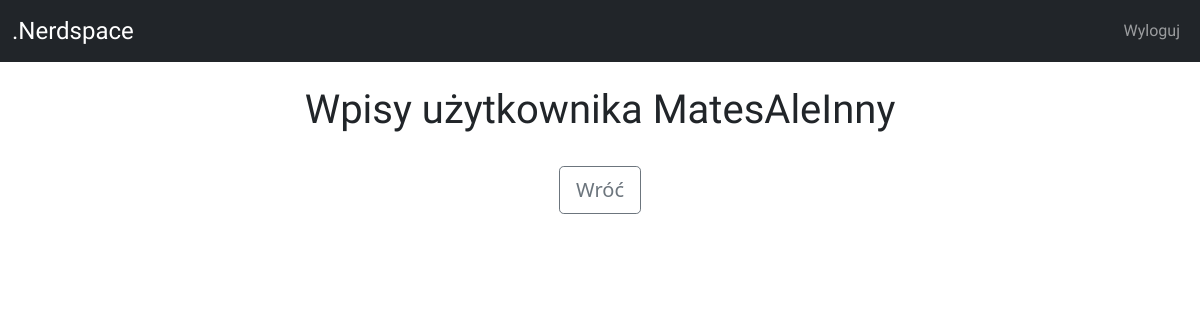
The app's page /posts/MatesAleInny (signed in), older data.
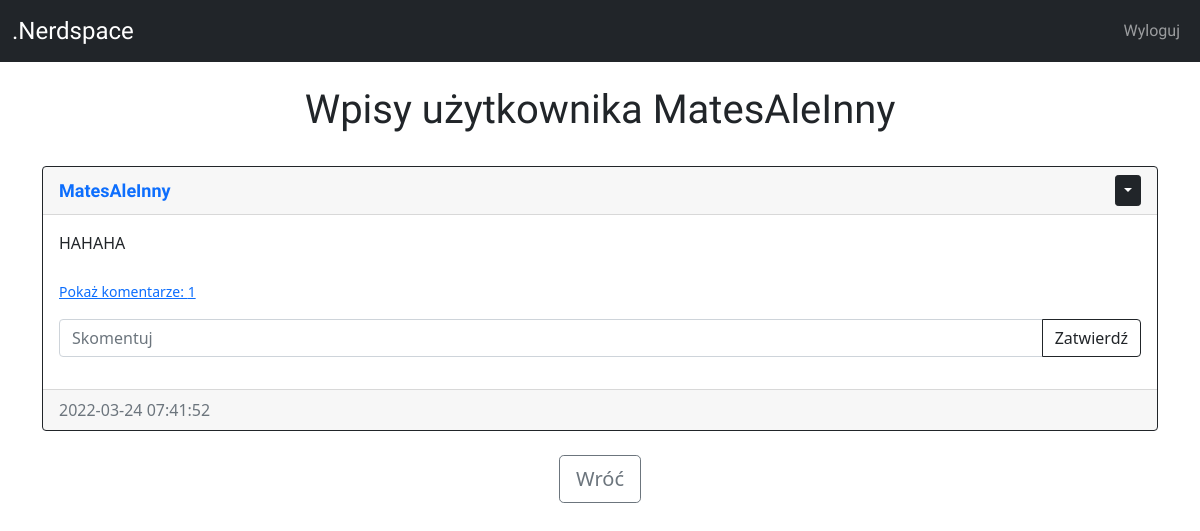
The same page, newer data.
### website/models.py (models this page shows)
class User(db.Model, UserMixin):
    id = db.Column(db.Integer, primary_key=True)
    email = db.Column(db.String(150), unique=True)
    username = db.Column(db.String(150), unique=True)
    password = db.Column(db.String(150))
    date_created = db.Column(db.DateTime(timezone=True), default=func.now())
    posts = db.relationship('Post', backref='user', passive_deletes=True)
    comments = db.relationship('Comment', backref='user', passive_deletes=True)

class Post(db.Model):
    id = db.Column(db.Integer, primary_key=True)
    text = db.Column(db.Text, nullable=False)
    date_created = db.Column(db.DateTime(timezone=True), default=func.now())
    author = db.Column(db.Integer, db.ForeignKey(
        'user.id', ondelete="CASCADE"), nullable=False)
    comments = db.relationship('Comment', backref='post', passive_deletes=True)

### website/views.py (the view)
@views.route("/posts/<username>")
@login_required
def posts(username):
    user = User.query.filter_by(username=username).first()
    if not user:
        flash('Nie istnieje użytkownik o tej nazwie.', category='error')
        return redirect(url_for('views.home'))
    posts = user.posts
    return render_template("posts.html", user=current_user, posts=posts, username=username)

### website/__init__.py (called while the page is built)
def create_app():
    app = Flask(__name__)
    app.config['SECRET_KEY'] = "helloworld"
    app.config['SQLALCHEMY_DATABASE_URI'] = f'sqlite:///{DB_NAME}'
    db.init_app(app)
    from .views import views
    from .auth import auth
    app.register_blueprint(views, url_prefix="/")
    app.register_blueprint(auth, url_prefix="/")
    from .models import User, Post, Comment
    create_database(app)
    login_manager = LoginManager()
    login_manager.login_view = "auth.login"
    login_manager.init_app(app)
    @login_manager.user_loader
    def load_user(id):
        return User.query.get(int(id))
    return app

### website/templates/posts.html (shortened to what this page needs)
{% extends "posts_div.html" %}
{% block header %} Wpisy użytkownika {{username}} {% endblock %}
{% block footer %}
    <div align="center">
      <a href="/home"
        ><button type="button" class="btn btn-lg btn-outline-secondary">Wróć</button></a
      >
    </div>
{% endblock %}

### website/templates/posts_div.html (shortened to what this page needs)
{% extends "base.html" %}
{% block content %}
    <h1 align="center" style="font-family: Ubuntu;">{% block header %}Witamy w <span style="font-family: Oswald; font-size:35px;">.Nerdspace</span>{% endblock %}</h1>
    <div id="posts">
      <br/>
      {% for post in posts %}
      <div class="card border-dark">
        <div class="card-header d-flex justify-content-between align-items-center">
          <a href="/posts/{{post.user.username}}" style="font-family: Ubuntu;text-decoration: none; font-size: large; font-weight: 600; ">{{post.user.username}}</a>
          {% if user.id == post.author %}
          <div class="btn-group">
            <button
              type="button"
              class="btn btn-sm btn-dark dropdown-toggle"
              data-bs-toggle="dropdown"
            ></button>
          </div>
          {% endif %}
        </div>
        <div class="card-body">
          <div class="card-text">{{post.text}}</div>
          <br/>
          <p class="card-text">
          {% if post.comments|length > 0 %}
          <a data-bs-toggle="collapse" href="#comments-{{post.id}}" role="button">
            <small style="text-decoration: none;">Pokaż komentarze: {{post.comments|length}} </small>
          </a>
          {% else %}
          <small class="text-muted">Brak komentarzy</small>
          {% endif %}
          </p>
          <form class="input-group mb-3" method="POST" action="/create-comment/{{post.id}}">
            <input type="text" id="text" name="text" class="form-control" placeholder="Skomentuj" />
            <button type="submit" class="btn btn-outline-dark">Zatwierdź</button>
          </form>
        </div>
        <div class="card-footer text-muted">{{post.date_created}}</div>
      </div>
      <br/>
      {% endfor %}
    </div>
    {% block footer %}{% endblock %}
    {% endblock %}

### website/templates/base.html (shortened to what this page needs)
<!DOCTYPE html>
<html lang="en">
<head>
    <link href="https://cdn.jsdelivr.net/npm/bootstrap@5.1.3/dist/css/bootstrap.min.css" rel="stylesheet">
</head>
<body>
    <nav class="navbar navbar-expand-lg navbar-dark bg-dark">
        <div class="container-fluid">
          <a class="navbar-brand" style="font-family: Oswald; font-size:x-large;" href="/home">.Nerdspace</a>
          <div class="collapse navbar-collapse collapse w-100" style="font-family: Ubuntu;" id="navbarNav">
            <ul class="navbar-nav ml-auto w-100 justify-content-end">
              {% if user.is_authenticated %}
              <li class="nav-item"><a class="nav-link" href="/logout">Wyloguj</a></li>
              {% else %}
              <li class="nav-item"><a class="nav-link" href="/login">Zaloguj</a></li>
              <li class="nav-item"><a class="nav-link" href="/sign-up">Rejestracja</a></li>
              {% endif %}
            </ul>
          </div>
        </div>
      </nav>
    <br/>
    <div class="container">{% block content %} {% endblock %}</div>
</body>
</html>

Row changes from the older to the newer data that the page shows:
added Post: user.username "MatesAleInny", text "HAHAHA", comments|length "1", date_created "2022-03-24 07:41:52"
